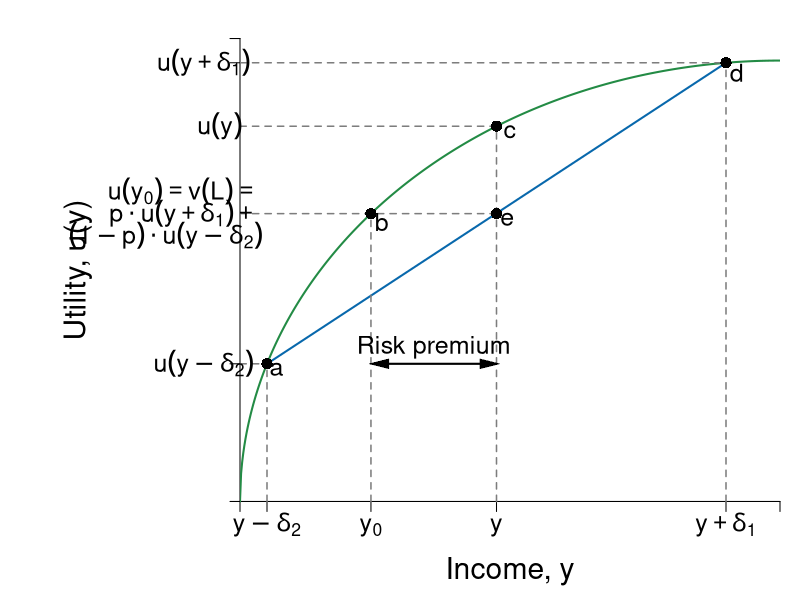

This figure's R source:
#Graph Designer(s): Simon Halliday, Riley Boeth '17, Scott Cohn
#Authors: Bowles and Halliday
#Title: Coordination, Conflict and Competition: A Text in Microeconomics

library(shape)
pdf(file = "risk/risk_averse_u_fair.pdf", width = 10, height = 8)

# Set parameters for graphics
axislabelsize <- 1.8
labelsize <- 1.5
namesize <- 1.8
annotatesize <- 1.5
graphlinewidth <- 2
segmentlinewidth <- 1.5

COL <- c("#7fc97f", "#beaed4", "#fdc086", "#ffff99", "#386cb0", "#f0027f", "#bf5b17", "#666666")
COLA <- c("#e0f3db", "#99d8c9","#66c2a4","#41ae76", "#238b45", "#005824")
COLB <- c("#c6dbef", "#4eb3d3", "#2b8cbe", "#0868ac","#084081")
COLC <- c("#fcfbfd", "#efedf5", "#dadaeb", "#bcbddc", "#9e9ac8", "#807dba", "#6a51a3", "#54278f", "#3f007d")
grays <- gray.colors(25, start = 1, end = 0)

#Edited the margins to cater for the larger LHS labels
par(mar =  c(4, 12, 1, 1))

#Concave utility of wealth function

ConcaveU <- function(x){
  (1600 - (x - 40)^2)^(1/2)
}

#Add limits on axes and levels of utility for each indifference curve
ylims <- c(0, 42)
xlims <- c(0, 40)

npts <- 501 
x <- seq(xlims[1], xlims[2], length.out = npts)
y <- seq(ylims[1], ylims[2], length.out = npts) 

plot(0, 0, xlim = xlims, ylim = ylims, type = "n",
     xlab = expression(paste("")),
     ylab = expression(paste("")), 
     xaxt = "n", 
     yaxt = "n", 
     cex.lab = axislabelsize, 
     bty = "n", 
     xaxs = "i" 
     #yaxs="i"
)

#x and y limits with plain axes without ticks/numbers to match previous graph

ticksy <- c(0, ConcaveU(2), ConcaveU(36), ylims[2])
ylabels <- c(NA, NA, NA, ylims[2])
ticksx <- c(0, 2, 9.7, 19, 36, xlims[2])
xlabels <- c(NA, expression(paste(y - delta[2])), expression(paste(y[0])), expression(paste(y)), expression(paste(y + delta[1])), NA)

axis(1,at = ticksx,  pos = 0, labels = xlabels, cex.axis = labelsize)
axis(2,at = ticksy,  pos = 0, labels = FALSE, las = 1, cex.axis = labelsize)

npts <- 500 
xx1 <- seq(xlims[1], xlims[2], length.out = npts)
xx2 <- seq(0, xlims[2], length.out = npts)
xx3 <- seq(xlims[1], 0, length.out = npts)
xx4 <- seq(-11, 0, length.out = npts)

#Axis labels and draw linear utility function
mtext(expression(paste("Income, y")), side = 1, line = 2.5, cex = axislabelsize)
text(-12, 0.5*ylims[2], expression(paste("Utility, u(y)")), xpd = TRUE, cex = axislabelsize, srt = 90) 

lines(xx1, ConcaveU(xx1), col = COLA[5], lwd = graphlinewidth)

#Add line from pt a to pt c

segments(2, ConcaveU(2), 36, ConcaveU(36), lty = 1, col = COLB[4] , lwd = graphlinewidth)


#Label 5 points on line

text(2.7, ConcaveU(2)-.5, expression(paste("a")), cex = labelsize)
segments(2, 0, 2, ConcaveU(2), lty = 2, col = grays[20], lwd = segmentlinewidth)
segments(0, ConcaveU(2), 2, ConcaveU(2), lty = 2, col = grays[20], lwd = segmentlinewidth)
points(2, ConcaveU(2), pch = 16, col = "black", cex = 1.5)


text(19+1, ConcaveU(19)-.5, expression(paste("c")), cex = labelsize)
segments(19, 0, 19, ConcaveU(19), lty = 2, col = grays[20], lwd = segmentlinewidth)
segments(0, ConcaveU(19), 19, ConcaveU(19), lty = 2, col = grays[20], lwd = segmentlinewidth)
points(19, ConcaveU(19), pch = 16, col = "black", cex = 1.5)

text(19.8, ConcaveU(9.7)-.5, expression(paste("e")), cex = labelsize)
segments(0, ConcaveU(9.7), 19, ConcaveU(9.7), lty = 2, col = grays[20], lwd = segmentlinewidth)
points(19, ConcaveU(9.7), pch = 16, col = "black", cex = 1.5)

text(9.7 + 0.8, ConcaveU(9.7)-.75, expression(paste("b")), cex = labelsize)
segments(9.7, 0, 9.7, ConcaveU(9.7), lty = 2, col = grays[20], lwd = segmentlinewidth)
points(9.7, ConcaveU(9.7), pch = 16, col = "black", cex = 1.5)

text(36.8, ConcaveU(36)-.9, expression(paste("d")), cex = labelsize)
segments(36, 0, 36, ConcaveU(36), lty = 2, col = grays[20], lwd = segmentlinewidth)
segments(0, ConcaveU(36), 36, ConcaveU(36), lty = 2, col = grays[20], lwd = segmentlinewidth)
points(36, ConcaveU(36), pch = 16, col = "black", cex = 1.5)


text(-2.7, ConcaveU(36), expression(paste(u(y + delta[1]))), xpd = TRUE, cex = labelsize)
text(-4.2, ConcaveU(9.7) + 2, expression(paste(u(y[0]) == v(L), phantom() == phantom() )),  xpd = TRUE, cex = labelsize)
text(-4.2, ConcaveU(9.7), expression(paste(p%.%u(y +  delta[1]) + phantom())),  xpd = TRUE, cex = labelsize)
text(-5.5, ConcaveU(9.7) - 2, expression(paste((1 - p)%.%u(y - delta[2]))),  xpd = TRUE, cex = labelsize)
#text(-1.8, ConcaveU(9.7) - 3, expression(paste(phantom() == v(L))),  xpd = TRUE, cex = labelsize)
text(-2.7, ConcaveU(2), expression(paste(u(y - delta[2]))),  xpd = TRUE,  cex = labelsize)
text(-1.5, ConcaveU(19), expression(paste(u(y))),  xpd = TRUE,  cex = labelsize)

#Add risk premium distance arrow and label

Arrows(10.3, ConcaveU(2), 19 - 0.5, ConcaveU(2), col = "black", lty = 1, lwd = 2, code = 3, arr.type = "triangle", arr.lwd = 0.5)
text((19 + 9.7)/2, ConcaveU(2) + 1.5, expression(paste("Risk premium")),  xpd = TRUE,  cex = labelsize)


dev.off()
